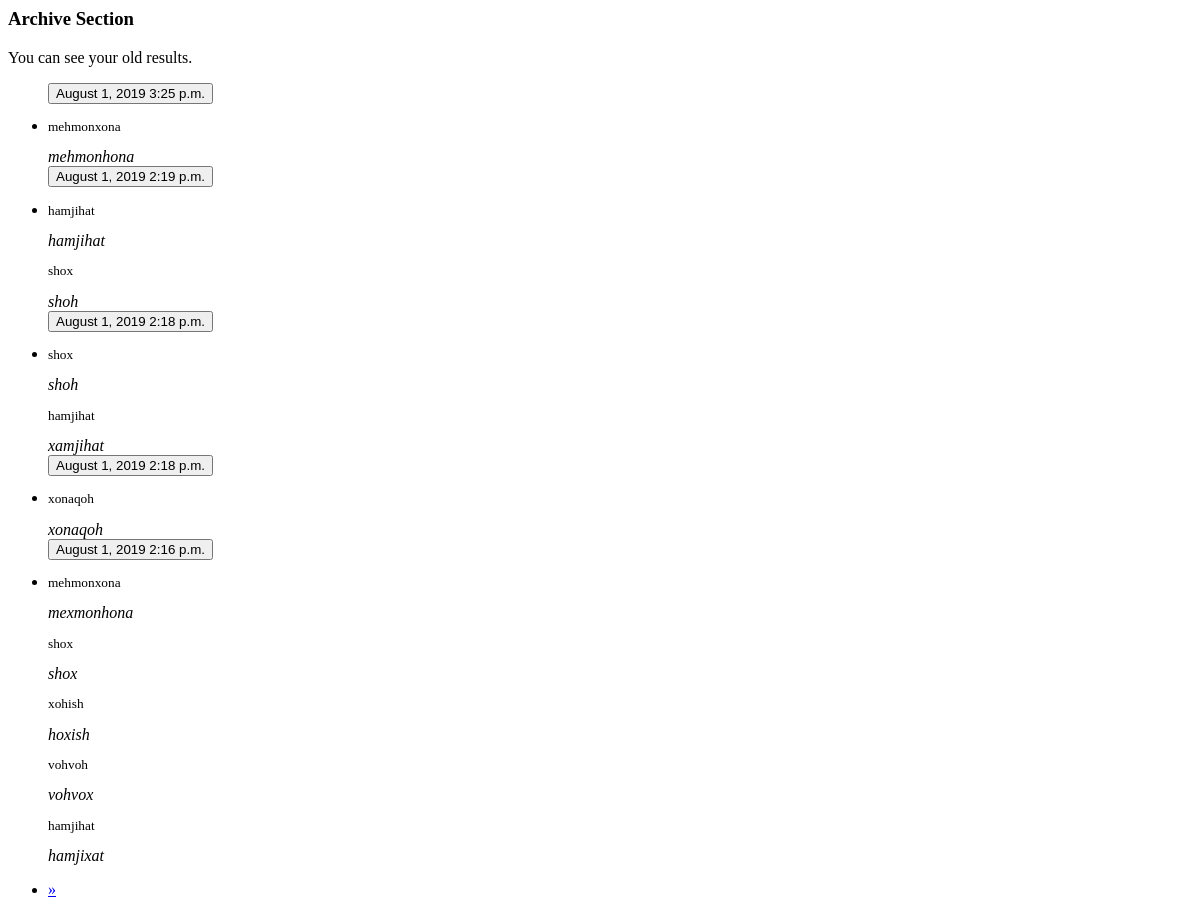
Before: /profile_archive/ (signed in) with the older database file.
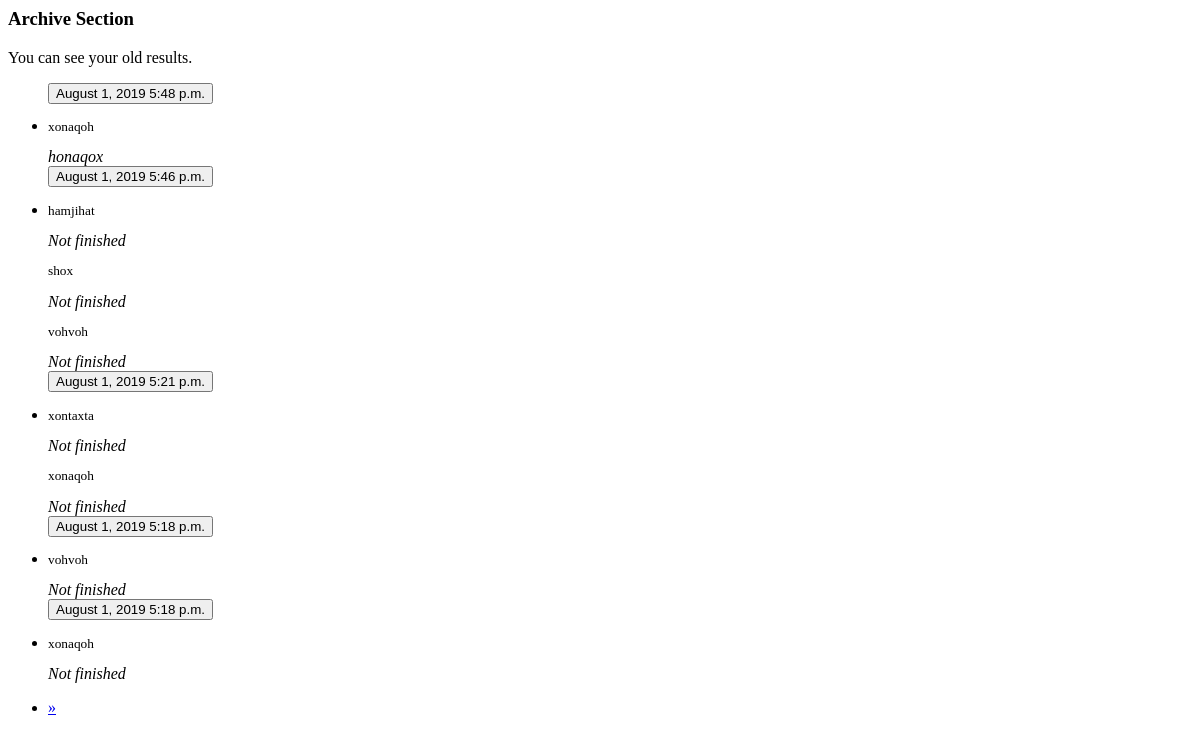
After: the same page with the newer database file.
### basicapp/models.py (models this page shows, shortened)
class TestSession(models.Model):
    no_of_questions = models.IntegerField(default=5)
    created_at = models.DateTimeField(auto_now_add=True)
    finished_at = models.DateTimeField(null=True, blank=True)

class Answer(models.Model):
    user = models.ForeignKey(User, related_name='answers', on_delete=models.CASCADE)
    question = models.ForeignKey(Question, related_name='answers', on_delete=models.CASCADE)
    session = models.ForeignKey(TestSession, related_name='answers', on_delete=models.CASCADE)
    choice = models.CharField(max_length=20, null=True, default=None)

class Question(models.Model):
    word = models.CharField(max_length=20)

### basicapp/views.py (the view)
# urls.py: path('profile_archive/', TestSessionArchiveView.as_view(model=TestSession, date_field="created_at"),
class TestSessionArchiveView(ArchiveIndexView):
    template_name = 'basicapp/snippet_archive.html'
    queryset = TestSession.objects.all()
    paginate_by = 5
    def get_queryset(self):
        if self.request and self.request.user:
            self.queryset = TestSession.objects.filter(answers__user=self.request.user).distinct()
        return super().get_queryset()
    def get_template_names(self):
        return [self.template_name]

### templates/basicapp/snippet_archive.html (shortened to what this page needs)
<div class="col-md-4">
    <div class="content-section animated lightSpeedIn delay-1s">
        <h3>Archive Section</h3>
        <p class='text-muted'>You can see your old results.</p>
        <div id="js-archive-ajax">
            <ul class="list-group">
                {% for result in latest %}
                    <button class="btn btn-link" type="button" data-toggle="collapse"
                            data-target="#{{ result.id }}">{{ result.created_at|date:"F j, Y P" }}</button>
                    <li class="collapse" id="{{ result.id }}">
                        {% for res in result.answers.all %}
                            <div class="card card-body custom-body">
                                <small><p>{{ res.question.word }}</p></small>
                                <em class="{% if res.choice != res.question.word %}
                                text-danger{% else %}
                                text-success{% endif %}">{% if res.choice == None %}Not finished{% else %}
                                    {{ res.choice }}{% endif %}</em>
                            </div>
                        {% endfor %}
                    </li>
                {% endfor %}
            </ul>
        </div>
        <ul class="pagination pagination-sm">
            <div class="step-links">
                {% if page_obj.has_next %}
                    <li class="page-item">
                        <a id="next" class="page-link" href="?page={{ page_obj.next_page_number }}">&raquo;</a>
                    </li>
                {% endif %}
            </div>
        </ul>
    </div>
</div>

Changed rows visible on the page:
no longer on this page (row unchanged): TestSession: created_at "August 1, 2019 3:25 p.m."
no longer on this page (row unchanged): Answer: question.word "mehmonxona", choice "mehmonhona", shown under "August 1, 2019 3:25 p.m."
no longer on this page (row unchanged): TestSession: created_at "August 1, 2019 2:19 p.m."
no longer on this page (row unchanged): Answer: question.word "hamjihat", choice "hamjihat", shown under "August 1, 2019 2:19 p.m."
no longer on this page (row unchanged): Answer: question.word "shox", choice "shoh", shown under "August 1, 2019 2:19 p.m."
no longer on this page (row unchanged): TestSession: created_at "August 1, 2019 2:18 p.m."
no longer on this page (row unchanged): Answer: question.word "shox", choice "shoh", shown under "August 1, 2019 2:18 p.m."
no longer on this page (row unchanged): Answer: question.word "hamjihat", choice "xamjihat", shown under "August 1, 2019 2:18 p.m."
no longer on this page (row unchanged): TestSession: created_at "August 1, 2019 2:18 p.m."
no longer on this page (row unchanged): Answer: question.word "xonaqoh", choice "xonaqoh", shown under "August 1, 2019 2:18 p.m."
no longer on this page (row unchanged): TestSession: created_at "August 1, 2019 2:16 p.m."
no longer on this page (row unchanged): Answer: question.word "mehmonxona", choice "mexmonhona", shown under "August 1, 2019 2:16 p.m."
no longer on this page (row unchanged): Answer: question.word "shox", choice "shox", shown under "August 1, 2019 2:16 p.m."
no longer on this page (row unchanged): Answer: question.word "xohish", choice "hoxish", shown under "August 1, 2019 2:16 p.m."
no longer on this page (row unchanged): Answer: question.word "vohvoh", choice "vohvox", shown under "August 1, 2019 2:16 p.m."
no longer on this page (row unchanged): Answer: question.word "hamjihat", choice "hamjixat", shown under "August 1, 2019 2:16 p.m."
added TestSession: created_at "August 1, 2019 5:48 p.m."
added Answer: question.word "xonaqoh", choice "honaqox", shown under "August 1, 2019 5:48 p.m."
added TestSession: created_at "August 1, 2019 5:46 p.m."
added Answer: question.word "hamjihat", shows "Not finished", shown under "August 1, 2019 5:46 p.m."
added Answer: question.word "shox", shows "Not finished", shown under "August 1, 2019 5:46 p.m."
added Answer: question.word "vohvoh", shows "Not finished", shown under "August 1, 2019 5:46 p.m."
added TestSession: created_at "August 1, 2019 5:21 p.m."
added Answer: question.word "xontaxta", shows "Not finished", shown under "August 1, 2019 5:21 p.m."
added Answer: question.word "xonaqoh", shows "Not finished", shown under "August 1, 2019 5:21 p.m."
added TestSession: created_at "August 1, 2019 5:18 p.m."
added Answer: question.word "vohvoh", shows "Not finished", shown under "August 1, 2019 5:18 p.m."
added TestSession: created_at "August 1, 2019 5:18 p.m."
added Answer: question.word "xonaqoh", shows "Not finished", shown under "August 1, 2019 5:18 p.m."
